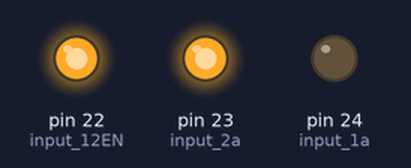
The sketch below on a simulated Arduino Mega 2560, built with avr-gcc and run on an emulated ATmega2560. Parts: output pins drawn as LEDs (lit = HIGH). What the sketch prints to the serial monitor is not drawn.

Above: at 0.1 s.
Timing chart, 0 to 1.6 s (numbered marks = the images above):
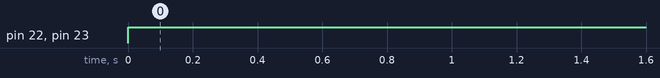

The sketch:

magnet_test.ino
```cpp
const int input_1a = 24;
const int input_2a = 23;
const int input_12EN = 22;

void setup() {
    pinMode(input_1a, OUTPUT);
    pinMode(input_2a, OUTPUT);
    pinMode(input_12EN, OUTPUT);

    Serial.begin(9600);
}


void loop() {
    analogWrite(input_12EN, 255);
    digitalWrite(input_1a, LOW);
    digitalWrite(input_2a, HIGH);
    Serial.println("Magnet should be on.");
}
```

Measured:
- by itself, pin 22 (input_12EN), pin 23 (input_2a): LOW → HIGH at 0.00 s
